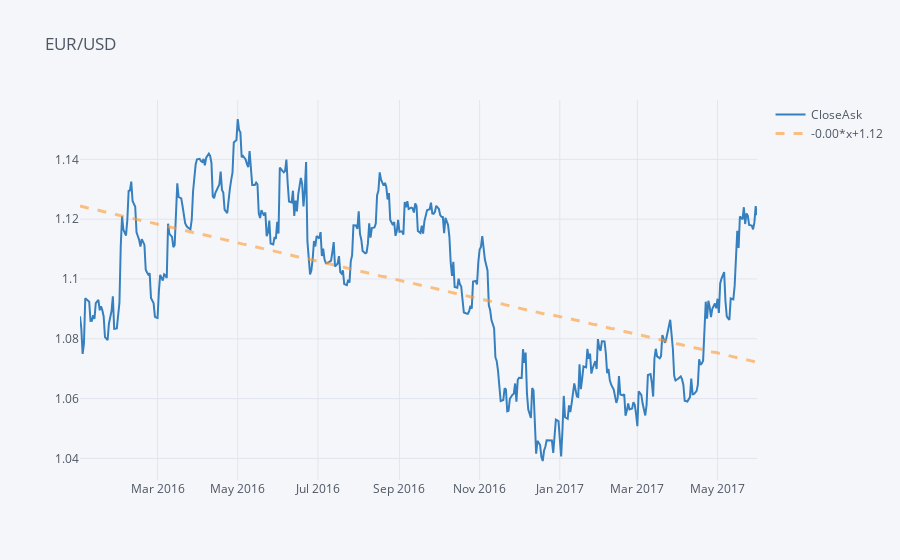

Notebook cell for this chart:
### Markdown cell above
### Regular interactive charts

### Code cell
# iplot(data['CloseAsk'].iplot(kind='lines', color='blue', width=2,
#           bestfit=True, title='EUR/USD', asFigure=True))

# Note you use iplot() to plaot with cufflinks
data['CloseAsk'].iplot(kind='lines', color='blue', width=2,
           bestfit=True, title='EUR/USD', asFigure=True)

### Figure 1 — Plotly figure (JSON) as saved in the notebook; plotly's stock layout.template omitted (floating-point values rounded to 4 significant figures; data arrays with more than 128 entries replaced by an {"elided": "..."} marker saying what was removed)
{"data": [{"line": {"color": "rgba(55, 128, 191, 1.0)", "dash": "solid", "shape": "linear", "width": 2}, "mode": "lines", "name": "CloseAsk", "text": "", "type": "scatter", "x": {"elided": "440 str values"}, "y": {"elided": "440 float values"}}, {"line": {"color": "rgba(255, 153, 51, 0.6)", "dash": "dash", "shape": "linear", "width": 3}, "mode": "lines", "name": "-0.00*x+1.12", "type": "scatter", "x": {"elided": "440 str values"}, "y": {"elided": "440 float values"}}], "layout": {"autosize": true, "legend": {"bgcolor": "#F5F6F9", "font": {"color": "#4D5663"}}, "paper_bgcolor": "#F5F6F9", "plot_bgcolor": "#F5F6F9", "title": {"font": {"color": "#4D5663"}, "text": "EUR/USD"}, "xaxis": {"autorange": true, "gridcolor": "#E1E5ED", "range": ["2016-01-02", "2017-05-31"], "showgrid": true, "tickfont": {"color": "#4D5663"}, "title": {"font": {"color": "#4D5663"}, "text": ""}, "type": "date", "zerolinecolor": "#E1E5ED"}, "yaxis": {"autorange": true, "gridcolor": "#E1E5ED", "range": [1.033, 1.16], "showgrid": true, "tickfont": {"color": "#4D5663"}, "title": {"font": {"color": "#4D5663"}, "text": ""}, "type": "linear", "zerolinecolor": "#E1E5ED"}}}
